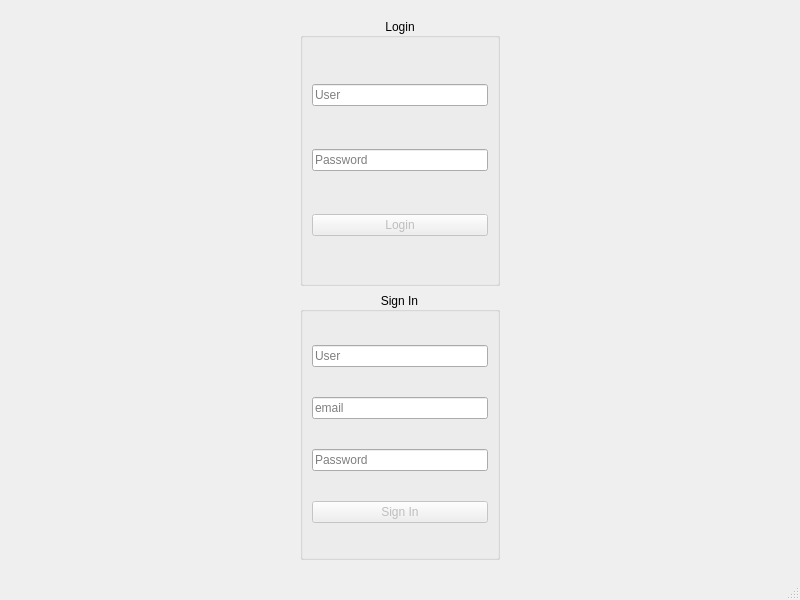
<?xml version="1.0" encoding="UTF-8"?>
<ui version="4.0">
 <class>MainWindow</class>
 <widget class="QMainWindow" name="MainWindow">
  <property name="geometry">
   <rect>
    <x>0</x>
    <y>0</y>
    <width>800</width>
    <height>600</height>
   </rect>
  </property>
  <property name="windowTitle">
   <string>LERMA</string>
  </property>
  <widget class="QWidget" name="centralwidget">
   <layout class="QGridLayout" name="gridLayout">
    <item row="0" column="0">
     <widget class="QStackedWidget" name="viewSW">
      <widget class="QWidget" name="page">
       <layout class="QGridLayout" name="gridLayout_2">
        <item row="0" column="0">
         <widget class="QGroupBox" name="loginGB">
          <property name="maximumSize">
           <size>
            <width>200</width>
            <height>16777215</height>
           </size>
          </property>
          <property name="title">
           <string>Login</string>
          </property>
          <property name="alignment">
           <set>Qt::AlignCenter</set>
          </property>
          <layout class="QGridLayout" name="gridLayout_3">
           <item row="0" column="0">
            <widget class="QLineEdit" name="usernameLE">
             <property name="placeholderText">
              <string>User</string>
             </property>
            </widget>
           </item>
           <item row="1" column="0">
            <widget class="QLineEdit" name="passwordLE">
             <property name="echoMode">
              <enum>QLineEdit::Password</enum>
             </property>
             <property name="placeholderText">
              <string>Password</string>
             </property>
            </widget>
           </item>
           <item row="2" column="0">
            <widget class="QPushButton" name="loginPB">
             <property name="enabled">
              <bool>false</bool>
             </property>
             <property name="text">
              <string>Login</string>
             </property>
            </widget>
           </item>
          </layout>
         </widget>
        </item>
        <item row="1" column="0">
         <widget class="QGroupBox" name="signInGB">
          <property name="maximumSize">
           <size>
            <width>200</width>
            <height>16777215</height>
           </size>
          </property>
          <property name="title">
           <string>Sign In</string>
          </property>
          <property name="alignment">
           <set>Qt::AlignCenter</set>
          </property>
          <layout class="QGridLayout" name="gridLayout_4">
           <item row="0" column="0">
            <widget class="QLineEdit" name="newUserLE">
             <property name="placeholderText">
              <string>User</string>
             </property>
            </widget>
           </item>
           <item row="1" column="0">
            <widget class="QLineEdit" name="emailLE">
             <property name="placeholderText">
              <string>email</string>
             </property>
            </widget>
           </item>
           <item row="2" column="0">
            <widget class="QLineEdit" name="newPasswordLE">
             <property name="echoMode">
              <enum>QLineEdit::Password</enum>
             </property>
             <property name="placeholderText">
              <string>Password</string>
             </property>
            </widget>
           </item>
           <item row="3" column="0">
            <widget class="QPushButton" name="signInPB">
             <property name="enabled">
              <bool>false</bool>
             </property>
             <property name="text">
              <string>Sign In</string>
             </property>
            </widget>
           </item>
          </layout>
         </widget>
        </item>
       </layout>
      </widget>
      <widget class="QWidget" name="page_2"/>
     </widget>
    </item>
   </layout>
  </widget>
  <widget class="QMenuBar" name="menubar">
   <property name="geometry">
    <rect>
     <x>0</x>
     <y>0</y>
     <width>800</width>
     <height>22</height>
    </rect>
   </property>
  </widget>
  <widget class="QStatusBar" name="statusbar"/>
 </widget>
 <resources/>
 <connections/>
</ui>
